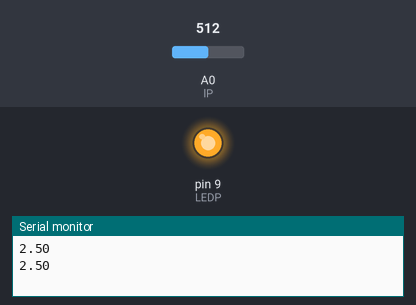
The sketch below on a simulated Arduino Uno, built with avr-gcc and run on an emulated ATmega328P. Shown: output pins drawn as LEDs (lit = HIGH), the last lines printed to the serial monitor. Inputs (shaded band) come from the test bench; at power-on: A0 (lP) = 512.

Above: at 1.8 s.
1.9 s: A0 (lP) set to 483
4.2 s: A0 (lP) set to 452
At 6.8 s:
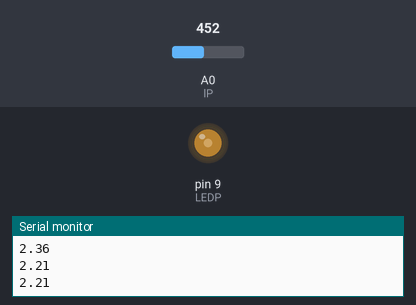
7.5 s: A0 (lP) set to 716
At 10.2 s:
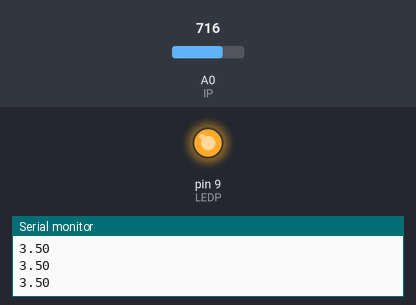
10.5 s: A0 (lP) set to 306
At 12.7 s:
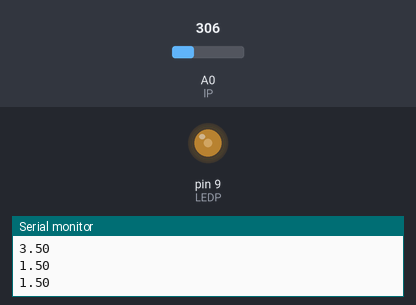
13.5 s: A0 (lP) set to 511
At 16.2 s:
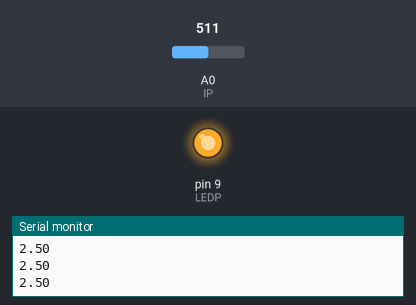
Timing chart, 0 to 17.5 s (numbered marks = the images above; inputs shaded):
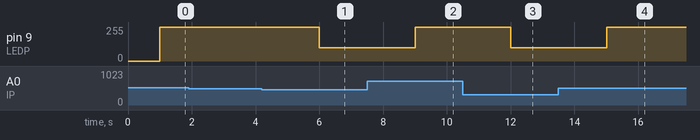

The sketch:

brightness_control_by_light_sensor_1.ino
```cpp
// C++ code
//
int lP = A0; // Pin for the light sensor
int LEDP = 9; // Pin for the LED
float light;

void setup() {
  Serial.begin(9600); // Initialize serial communication at 9600 baud
  pinMode(lP, INPUT); // Set light sensor pin as input
  pinMode(LEDP, OUTPUT); // Set LED pin as output
}

void loop() {
  int light_value = analogRead(lP); // Read the analog value from the light sensor
  light = light_value * (5.0 / 1023.0); // Convert the analog value to voltage (assuming a 5V reference)
  Serial.println(light); // Print the light intensity to the serial monitor
  delay(1000); // Wait for 1 second

  if (light > 0.5&&light<1.0) { // Threshold value for the light sensor
    analogWrite(LEDP, 50); // Turn on the LED
  } else if(light>1.0&&light<2.3) {
    analogWrite(LEDP, 100); // Turn off the LED
  }else if(light>2.3){
    analogWrite(LEDP,255);
  }
}
```

Measured:
- the behaviour switches between 471 and 470 on A0 (lP) (found by bisection; images 0 and 1)
- after the input at 4.2 s, pin 9 (LEDP): 255/255 → 100/255 after 1.8 s
- after the input at 7.5 s, pin 9 (LEDP): 100/255 → 255/255 after 1.5 s
- after the input at 10.5 s, pin 9 (LEDP): 255/255 → 100/255 after 1.5 s
- after the input at 13.5 s, pin 9 (LEDP): 100/255 → 255/255 after 1.5 s
